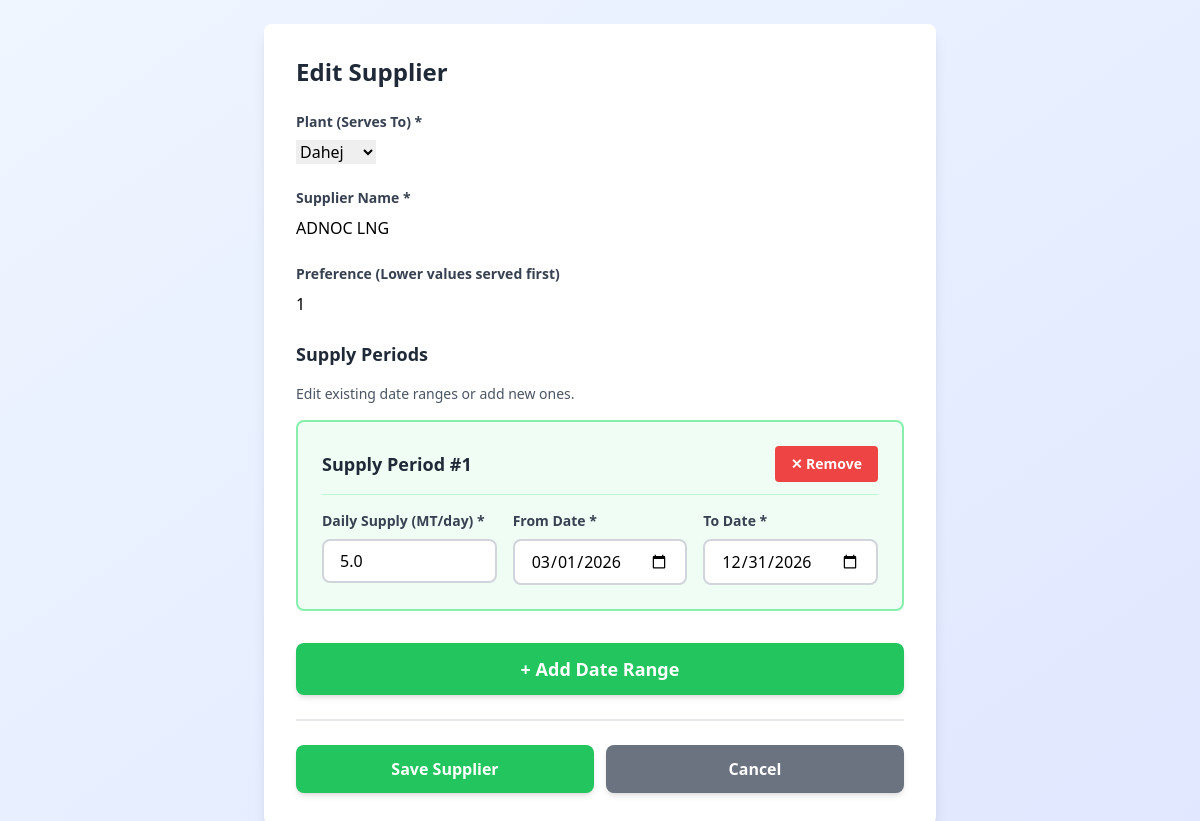
/supplier/346/edit/ (signed in), run on the app's committed database.
### lng_planner/models.py (models this page shows, shortened)
class Supplier(models.Model):
    simulation = models.ForeignKey(Simulation, on_delete=models.CASCADE, related_name='suppliers')
    plant = models.ForeignKey(Plant, on_delete=models.CASCADE, related_name='suppliers')
    name = models.CharField(max_length=200)
    preference = models.IntegerField(
        default=1,
        help_text="Lower values are served first"
    )
    created_at = models.DateTimeField(auto_now_add=True)
    class Meta:
        ordering = ['plant__name', 'preference', 'name']

class SupplierDate(models.Model):
    supplier = models.ForeignKey(
        Supplier,
        on_delete=models.CASCADE,
        related_name='date_ranges'
    )
    from_date = models.DateField()
    to_date = models.DateField()
    daily_supply = models.FloatField(validators=[MinValueValidator(0)], help_text="MT per day")
    created_at = models.DateTimeField(auto_now_add=True)
    class Meta:
        ordering = ['from_date']

### lng_planner/views.py (the view)
# urls.py: path('supplier/<int:supplier_id>/edit/', views.edit_supplier, name='edit_supplier'),
@login_required
def edit_supplier(request, supplier_id):
    supplier = get_object_or_404(Supplier, pk=supplier_id, simulation__user=request.user)
    simulation = supplier.simulation
    if request.method == 'POST':
        form = SupplierForm(request.POST, instance=supplier)
        if form.is_valid():
            form.save()
            from_date = request.POST.get('from_date')
            to_date = request.POST.get('to_date')
            daily_supply = request.POST.get('daily_supply')
            date_range_id = request.POST.get('date_range_id')
            if from_date and to_date and daily_supply:
                if date_range_id:
                    date_range = get_object_or_404(SupplierDate, pk=date_range_id, supplier=supplier)
                    date_range.from_date = from_date
                    date_range.to_date = to_date
                    date_range.daily_supply = daily_supply
                    date_range.save()
                else:
                    SupplierDate.objects.create(
                        supplier=supplier,
                        from_date=from_date,
                        to_date=to_date,
                        daily_supply=daily_supply
                    )
            for key in request.POST:
                if key.startswith('date_ranges_') and key.endswith('_daily_supply'):
                    parts = key.split('_')
                    if len(parts) >= 4:
                        index = parts[2]  # date_ranges_1_daily_supply -> parts[2] = '1'
                        daily_sup = request.POST.get(f'date_ranges_{index}_daily_supply')
                        fr_date = request.POST.get(f'date_ranges_{index}_from_date')
                        to_dt = request.POST.get(f'date_ranges_{index}_to_date')
                        if daily_sup and fr_date and to_dt:
                            range_id = request.POST.get(f'date_ranges_{index}_date_range_id')
                            if range_id:
                                date_range = get_object_or_404(SupplierDate, pk=range_id, supplier=supplier)
                                date_range.from_date = fr_date
                                date_range.to_date = to_dt
                                date_range.daily_supply = daily_sup
                                date_range.save()
                            else:
                                SupplierDate.objects.create(
                                    supplier=supplier,
                                    from_date=fr_date,
                                    to_date=to_dt,
                                    daily_supply=daily_sup
                                )
            messages.success(request, 'Supplier updated successfully!')
            return redirect('lng_planner:dashboard')
    else:
        form = SupplierForm(instance=supplier)
    date_ranges = supplier.date_ranges.all().order_by('from_date')
    return render(request, 'lng_planner/supplier_form.html', {
        'form': form,
        'simulation': simulation,
        'title': 'Edit Supplier',
        'supplier': supplier,
        'date_ranges': date_ranges
    })

### lng_planner/forms.py
class SupplierForm(forms.ModelForm):
    class Meta:
        model = Supplier
        fields = ['name','preference', 'plant']
        widgets = {
            'name': forms.TextInput(attrs={
                'class': 'form-control',
                'placeholder': 'Supplier Name'
            }),
            'plant': forms.Select(attrs={
                'class': 'form-control'
            }),
            'preference': forms.NumberInput(attrs={
            'class': 'form-control',
            'placeholder': 'Lower values are served first',
            'step': '1'
            }),
        }

### lng_planner/models.py (called while the page is built)
    def __str__(self):
        return self.name

### lng_planner/templates/lng_planner/supplier_form.html (shortened to what this page needs)
{% load static %}
<!DOCTYPE html>
<html lang="en">
<head>
    <script src="https://cdn.tailwindcss.com"></script>
</head>
<body class="bg-gradient-to-br from-blue-50 to-indigo-100 min-h-screen p-6">
    <div class="max-w-2xl mx-auto">
        <div class="bg-white rounded-lg shadow-lg p-8">
            <h2 class="text-2xl font-bold text-gray-800 mb-6">{{ title }}</h2>
            <form method="post" class="space-y-6">
                <div>
                    <label for="id_plant" class="block text-sm font-semibold text-gray-700 mb-2">
                        Plant (Serves To) *
                    </label>
                    {{ form.plant }}
                </div>
                <div>
                    <label for="id_name" class="block text-sm font-semibold text-gray-700 mb-2">
                        Supplier Name *
                    </label>
                    {{ form.name }}
                </div>
                <div>
                    <label for="id_preference" class="block text-sm font-semibold text-gray-700 mb-2">
                        Preference (Lower values served first)
                    </label>
                    {{ form.preference }}
                </div>
                <div class="mt-6">
                    <h3 class="text-lg font-bold text-gray-800 mb-4">Supply Periods</h3>
                    <p class="text-sm text-gray-600 mb-4">Edit existing date ranges or add new ones.</p>
                    {% if date_ranges %}
                    <div id="existingDateRanges" class="space-y-4 mb-4">
                        {% for date_range in date_ranges %}
                        <div class="bg-green-50 p-6 rounded-lg border-2 border-green-300" data-range-id="{{ date_range.id }}">
                            <div class="flex justify-between items-center mb-4 pb-3 border-b border-green-200">
                                <h4 class="font-bold text-gray-800 text-lg">Supply Period #{{ forloop.counter }}</h4>
                                <button type="button" onclick="removeExistingRange({{ date_range.id }})"
                                        class="bg-red-500 text-white px-4 py-2 rounded hover:bg-red-600 transition text-sm font-semibold">
                                    ✕ Remove
                                </button>
                            </div>
                            <div class="grid grid-cols-1 md:grid-cols-3 gap-4">
                                <div>
                                    <label class="block text-sm font-semibold text-gray-700 mb-2">
                                        Daily Supply (MT/day) *
                                    </label>
                                    <input type="number" step="0.01" name="date_ranges_{{ forloop.counter }}_daily_supply"
                                           value="{{ date_range.daily_supply }}"
                                           class="w-full px-4 py-2 border-2 border-gray-300 rounded-lg focus:border-green-500 focus:ring-2 focus:ring-green-200" required placeholder="e.g., 10">
                                </div>
                                <div>
                                    <label class="block text-sm font-semibold text-gray-700 mb-2">
                                        From Date *
                                    </label>
                                    <input type="date" name="date_ranges_{{ forloop.counter }}_from_date"
                                           value="{{ date_range.from_date|date:'Y-m-d' }}"
                                           class="w-full px-4 py-2 border-2 border-gray-300 rounded-lg focus:border-green-500 focus:ring-2 focus:ring-green-200" required>
                                </div>
                                <div>
                                    <label class="block text-sm font-semibold text-gray-700 mb-2">
                                        To Date *
                                    </label>
                                    <input type="date" name="date_ranges_{{ forloop.counter }}_to_date"
                                           value="{{ date_range.to_date|date:'Y-m-d' }}"
                                           class="w-full px-4 py-2 border-2 border-gray-300 rounded-lg focus:border-green-500 focus:ring-2 focus:ring-green-200" required>
                                </div>
                            </div>
                        </div>
                        {% endfor %}
                    </div>
                    {% endif %}
                    <button type="button" id="addDateRangeBtn" class="w-full mt-4 bg-green-500 text-white px-6 py-3 rounded-lg hover:bg-green-600 transition font-semibold text-lg shadow-md">
                        + Add Date Range
                    </button>
                </div>
                <div class="flex gap-3 pt-6 border-t-2 border-gray-200">
                    <button type="submit" class="flex-1 bg-green-500 text-white px-6 py-3 rounded-lg hover:bg-green-600 transition font-semibold shadow-md">
                        Save Supplier
                    </button>
                    <a href="{% url 'lng_planner:dashboard' %}" class="flex-1 bg-gray-500 text-white px-6 py-3 rounded-lg hover:bg-gray-600 transition text-center font-semibold shadow-md">
                        Cancel
                    </a>
                </div>
            </form>
        </div>
    </div>
</body>
</html>

### data on the page
Supplier: plant "Dahej", name "ADNOC LNG", preference "1"
SupplierDate: date_ranges_1_daily_supply "5.0", date_ranges_1_from_date "03/01/2026", date_ranges_1_to_date "12/31/2026"

### other printed values
{{ title }} "Edit Supplier"
